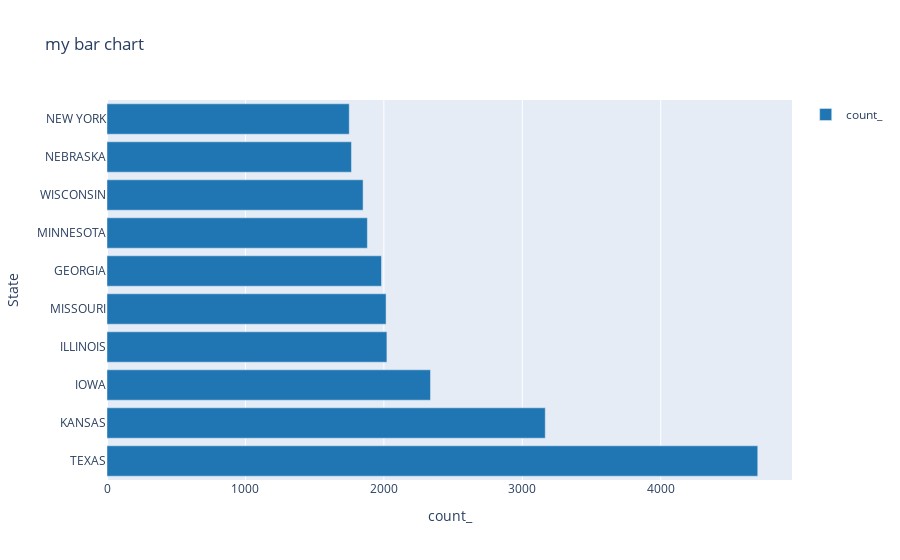

Here is the notebook cell this chart was saved with:
### Code cell
_.popup()

### Figure 1 — Plotly figure (JSON) as saved in the notebook; plotly's stock layout.template omitted (floating-point values rounded to 4 significant figures)
{"data": [{"marker": {"color": "rgb(31, 118, 179)"}, "name": "count_", "orientation": "h", "type": "bar", "x": [4701, 3166, 2337, 2022, 2016, 1983, 1881, 1850, 1766, 1750], "y": ["TEXAS", "KANSAS", "IOWA", "ILLINOIS", "MISSOURI", "GEORGIA", "MINNESOTA", "WISCONSIN", "NEBRASKA", "NEW YORK"]}], "layout": {"showlegend": true, "title": {"text": "my bar chart"}, "xaxis": {"ticksuffix": "", "title": {"text": "count_"}, "type": "linear"}, "yaxis": {"title": {"text": "State"}, "type": "category"}}}
